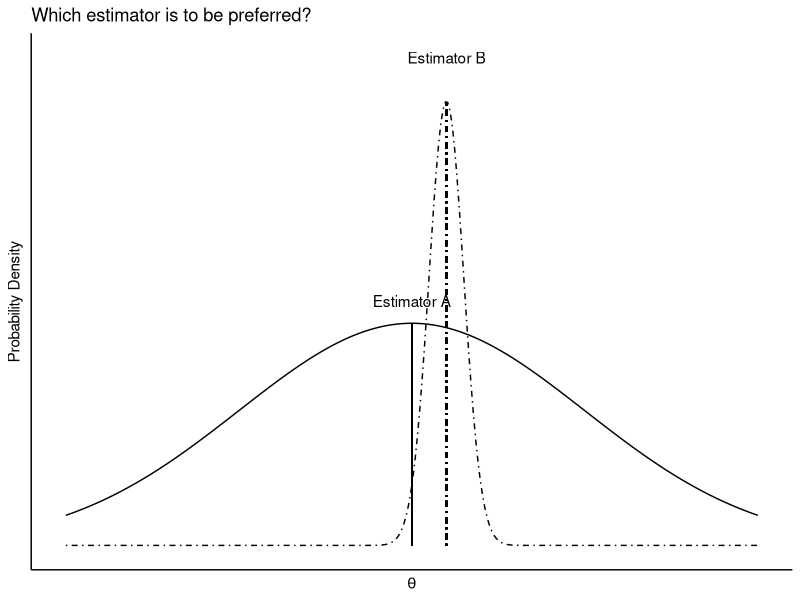
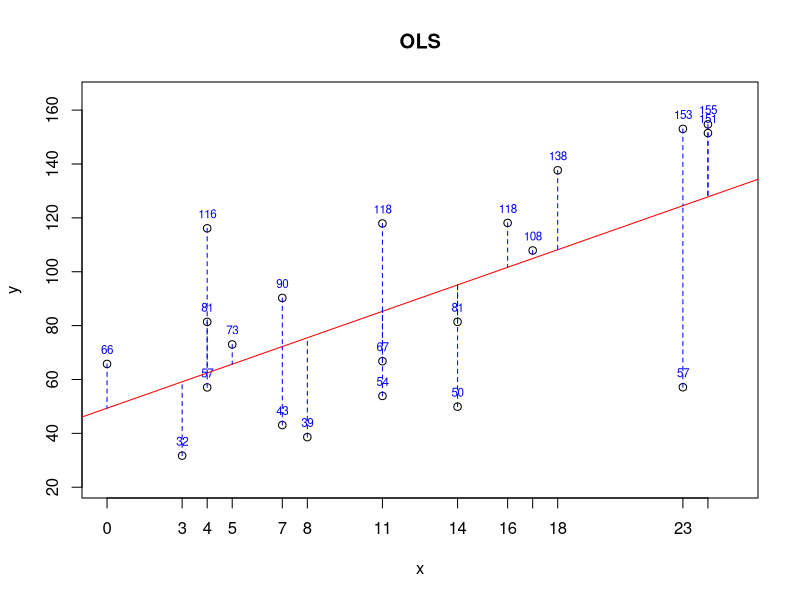

These figures' R source, in order:
## ---- chunk 1
# Here is our population
populationX <- c(9,10,11,12,13,14,15,16)

#Let's have a containers to have repeated samples (5000)
samples <- matrix(0, 5000, 10)
colnames(samples) <- c("X1", "X2", "X3", "X4", "X5", "X6", "X7", "X8", "X9", "X10")

# Let's have samples (with replacement always)
set.seed(123)
for (i in 1:nrow(samples)) {
  samples[i,] <- sample(populationX, 10, replace = TRUE)
}
head(samples)
## ---- chunk 2
# Check if E(x_1)=E(x_2)=...=E(x_10), rounded to 2 decimal places
colMeans <- round(colMeans(samples), 2)
print(colMeans)

# Check if Var(x_1)=Var(x_2)=...=Var(x_10), rounded to 2 decimal places
variances <- apply(samples, 2, var)
variances <- round(variances, 2)
print(variances)

# Check correlation, rounded to 2 decimal places
correlations <- cor(samples)
correlations <- round(correlations, 2)
print(correlations)
## ---- chunk 3
uniqsam <- unique(samples)
colMeans(uniqsam)
apply(uniqsam, 2, var)
cor(uniqsam)
## ---- chunk 4
# First Xbar : sample mean
X_bar <- rep(0, nrow(samples)) #Container to have all Xbars
for(i in 1:nrow(samples)){
  X_bar[i] <- sum(samples[i,])/ncol(samples)
}

EX_bar <- sum(X_bar)/length(X_bar)
EX_bar

# Xhat: the half of the first person's and last person's years of schooling
X_hat <- rep(0, nrow(samples))
for(i in 1:nrow(samples)){
  X_hat[i] <- 0.5*samples[i,1] + 0.5*samples[i,10]
}

EX_hat <- sum(X_hat)/length(X_hat)
EX_hat

# Xtilde: weighted average of first person and the last person's years of schooling
X_tilde <- rep(0, nrow(samples))
for(i in 1:nrow(samples)){
  X_tilde[i] <- 0.25*samples[i,1] + 0.75*samples[i,2]
}

EX_tilde <- sum(X_tilde)/length(X_tilde)
EX_tilde
## ---- chunk 5
var(X_bar)
var(X_hat)
var(X_tilde)
## ---- chunk 6
library(ggplot2)

# Create a data frame with a sequence of values
x_values <- seq(3, 5, length.out = 300)
estimator_a <- dnorm(x_values, mean = 4, sd = 0.5) * 5  # Significantly scaled normal distribution for estimator A
estimator_b <- dnorm(x_values, mean = 4.1, sd = 0.05)  # Very narrow distribution for estimator B

# Create a data frame
data <- data.frame(x_values, estimator_a, estimator_b)

# Plot using ggplot2
ggplot(data, aes(x = x_values)) +
  geom_line(aes(y = estimator_a), color = "black", linetype = "solid") +  # solid line for Estimator A
  geom_line(aes(y = estimator_b), color = "black", linetype = "dotdash") +  # dash-dot for Estimator B
  labs(title = "Which estimator is to be preferred?",
       x = expression(theta), y = "Probability Density") +
  annotate("text", x = 4, y = max(estimator_a) * 1.1, label = "Estimator A", color = "black") +
  annotate("text", x = 4.1, y = max(estimator_b) * 1.1, label = "Estimator B", color = "black") +
  geom_segment(aes(x = 4, y = 0, xend = 4, yend = max(estimator_a)), linetype = "solid", color = "black") +
  geom_segment(aes(x = 4.1, y = 0, xend = 4.1, yend = max(estimator_b)), linetype = "dotdash", color = "black") +
  theme_minimal() +
  theme(panel.background = element_rect(fill = "white", colour = "white"),
        plot.background = element_rect(fill = "white", color = "white"),
        panel.grid.major = element_blank(), 
        panel.grid.minor = element_blank(),
        axis.text.x = element_blank(),
        axis.text.y = element_blank(),
        axis.ticks = element_blank(),
        axis.line = element_line(color="black"))
## ---- chunk 7
set.seed(123456)  # For reproducibility

# Generate integer x values within the desired range
x <- c(0, sample(2:25, 20, replace=TRUE))

# Generate y values with a positive shift for all 21 x values
y <- 50 + 3*x + rnorm(21, mean=0, sd=30)

model <- lm(y ~ x)

# Calculate predicted values
predicted <- predict(model)

# Adjust the y-limit for the plot
y_lim_upper <- max(y, predicted) + 10
y_lim_lower <- min(y, predicted) - 10

# Plotting
plot(x, y, xlim=c(0, 25), ylim=c(y_lim_lower, y_lim_upper), main='OLS', xaxt="n")
abline(model, col='red')

# Add segments from each data point to the regression line
for (i in 1:length(x)) {
  segments(x[i], y[i], x[i], predicted[i], col='blue', lty=2)
}


# Adding integer x-axis labels using the unique x values
axis(1, at=sort(unique(x)), labels=sort(unique(x)))

# Display y-values on each data point
for (i in 1:length(y)) {
  text(x[i], y[i], labels=round(y[i], 0), pos=3, cex=0.7, col="blue", offset=0.5)
}
## ---- chunk 8
# Here is our population
populationX <- c(9,10,11,12,13,14,15,16)


#Let's have a containers to have repeated samples (2000)
Ms <- 5000
samples <- matrix(0, Ms, 10)
colnames(samples) <- c("X1", "X2", "X3", "X4", "X5", "X6", "X7", "X8", "X9", "X10")

# Let's have samples (with replacement always)
set.seed(123)
for (i in 1:nrow(samples)) {
  samples[i,] <- sample(populationX, 10, replace = TRUE)
}
head(samples)
## ---- chunk 9
# Container to record all predictions
predictions <- matrix(0, Ms, 2)

# fhat_1 = 10
for (i in 1:Ms) {
  predictions[i,1] <- 10
}
# fhat_2 - mean
for (i in 1:Ms) {
  predictions[i,2] <- sum(samples[i,])/length(samples[i,])
}
head(predictions)
## ---- chunk 10
# MSPE
MSPE <- matrix(0, Ms, 2)
for (i in 1:Ms) {
  MSPE[i,1] <- mean((populationX-predictions[i,1])^2)
  MSPE[i,2] <- mean((populationX-predictions[i,2])^2)
}
head(MSPE)
## ---- chunk 11
colMeans(MSPE)
